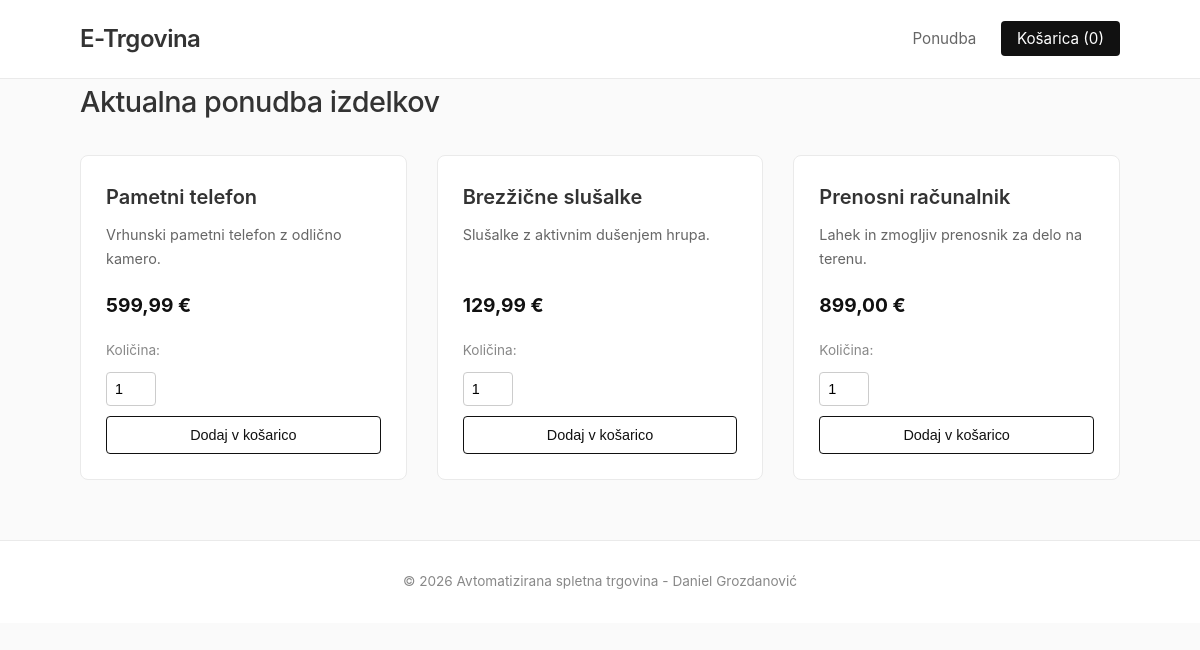
The page / on the database its author committed.
### tables this page shows
CREATE TABLE `izdelki` (
  `id` int(11) NOT NULL,
  `ime` varchar(255) NOT NULL,
  `opis` text DEFAULT NULL,
  `cena` decimal(10,2) NOT NULL,
  `slika` varchar(255) DEFAULT NULL
);

### index.php (the view, shortened to what this page needs)
<?php
require_once 'config.php';
$sql = "SELECT * FROM izdelki";
$rezultat = $conn->query($sql);
?>
<!DOCTYPE html>
<html lang="sl">
<head>
    <link rel="stylesheet" href="css/style.css">
</head>
<body>
    <header>
        <div class="kontejner">
            <h1>E-Trgovina</h1>
            <nav>
                <a href="index.php">Ponudba</a>
                <a href="kosarica.php" class="gumb-kosarica">
                    Košarica (<?php echo array_sum($_SESSION['kosarica']); ?>)
                </a>
            </nav>
        </div>
    </header>
    <main class="kontejner">
        <h2>Aktualna ponudba izdelkov</h2>
        <div class="mreza-izdelkov">
            <?php
            if ($rezultat->num_rows > 0) {
                while($izdelek = $rezultat->fetch_assoc()) {
                    ?>
                    <div class="kartica-izdelka">
                        <h3><?php echo htmlspecialchars($izdelek['ime']); ?></h3>
                        <p class="opis"><?php echo htmlspecialchars($izdelek['opis']); ?></p>
                        <p class="cena"><?php echo number_format($izdelek['cena'], 2, ',', '.'); ?> €</p>
                        <form action="index.php" method="post">
                            <label for="kolicina-<?php echo $izdelek['id']; ?>">Količina:</label>
                            <input type="number" name="kolicina" id="kolicina-<?php echo $izdelek['id']; ?>" value="1" min="1" style="width: 50px;">
                            <button type="submit" name="dodaj_v_kosarico" class="gumb-dodaj">Dodaj v košarico</button>
                        </form>
                    </div>
                    <?php
                }
            } else {
                echo "<p>Trenutno ni izdelkov na zalogi.</p>";
            }
            ?>
        </div>
    </main>
    <footer>
        <div class="kontejner">
            <p>&copy; <?php echo date("Y"); ?> Avtomatizirana spletna trgovina - Daniel Grozdanović</p>
        </div>
    </footer>
</body>
</html>

### css/style.css (style rules this page uses)
* { margin: 0; padding: 0; box-sizing: border-box; }
body { font-family: -apple-system, BlinkMacSystemFont, "Segoe UI", Roboto, Helvetica, Arial, sans-serif; color: #333; background-color: #fafafa; line-height: 1.6; }
.kontejner { width: 90%; max-width: 1100px; margin: 0 auto; padding: 0 20px; }
header { background-color: #ffffff; border-bottom: 1px solid #eaeaea; padding: 20px 0; position: sticky; top: 0; z-index: 100; }
header .kontejner { display: flex; justify-content: space-between; align-items: center; }
header h1 { font-size: 1.5rem; font-weight: 600; letter-spacing: -0.5px; }
nav a { text-decoration: none; color: #666; margin-left: 20px; font-size: 0.95rem; transition: color 0.2s ease; }
nav a.gumb-kosarica { background-color: #111; color: #fff; padding: 8px 16px; border-radius: 4px; }
main { padding: 40px 0; }
main h2 { font-size: 1.8rem; font-weight: 500; margin-bottom: 30px; letter-spacing: -0.5px; }
.mreza-izdelkov { display: grid; grid-template-columns: repeat(auto-fill, minmax(280px, 1fr)); gap: 30px; }
.kartica-izdelka { background: #ffffff; border: 1px solid #eaeaea; border-radius: 8px; padding: 25px; display: flex; flex-direction: column; justify-content: space-between; transition: transform 0.2s ease, box-shadow 0.2s ease; }
.kartica-izdelka h3 { font-size: 1.25rem; font-weight: 600; margin-bottom: 10px; }
.kartica-izdelka .opis { color: #666; font-size: 0.9rem; margin-bottom: 20px; flex-grow: 1; }
.kartica-izdelka .cena { font-size: 1.2rem; font-weight: 700; color: #111; margin-bottom: 20px; }
form { display: flex; flex-direction: column; gap: 10px; }
form label { font-size: 0.85rem; color: #888; }
form input[type="number"] { padding: 8px; border: 1px solid #ccc; border-radius: 4px; font-size: 0.9rem; outline: none; transition: border-color 0.2s ease; }
.gumb-dodaj { background-color: #ffffff; color: #111; border: 1px solid #111; padding: 10px; font-size: 0.9rem; font-weight: 500; border-radius: 4px; cursor: pointer; transition: background-color 0.2s ease, color 0.2s ease; }
footer { background-color: #ffffff; border-top: 1px solid #eaeaea; padding: 30px 0; margin-top: 60px; text-align: center; font-size: 0.85rem; color: #888; }

### rows shown on the page
izdelki: ime "Pametni telefon", opis "Vrhunski pametni telefon z odlično kamero.", cena "599,99", kolicina "1"
izdelki: ime "Brezžične slušalke", opis "Slušalke z aktivnim dušenjem hrupa.", cena "129,99"
izdelki: ime "Prenosni računalnik", opis "Lahek in zmogljiv prenosnik za delo na terenu.", cena "899,00"

### other values the page prints
array_sum($_SESSION['kosarica']) "0"
